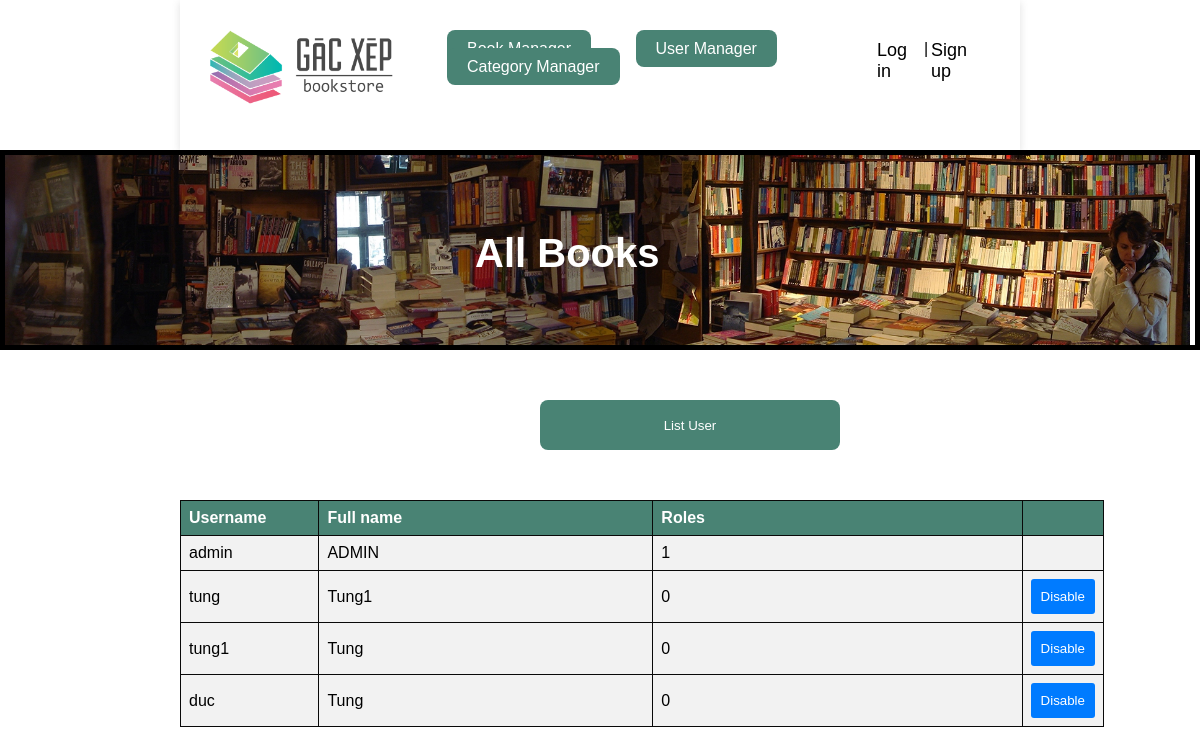
The app's page /FontEndBTEC/FontEndBTEC/userManager.php with its own data.
### tables this page shows
CREATE TABLE `user` (
  `UserID` int(11) NOT NULL,
  `UserName` varchar(50) NOT NULL,
  `UserFullName` varchar(100) NOT NULL,
  `UserPassword` varchar(100) NOT NULL,
  `UserRole` int(11) NOT NULL
);

### FontEndBTEC/FontEndBTEC/userManager.php (the view, shortened to what this page needs)
<!DOCTYPE html>
<html lang="en">
<head>
    <link rel="stylesheet" href="CSS/index.css">
</head>
<body>
    <div id="header">
        <div class="logo">
            <a href="admin.php">
                <img src="IMG/logo.webp" width="200px" alt="">
            </a>
        </div>
        <div class="search">
            <a class="adminBtn" href="admin.php">Book Manager</a>
            <a class="adminBtn" href="userManager.php">User Manager</a>
            <a class="adminBtn" href="categoryManager.php">Category Manager</a>
        </div>
        <div class="actionUser">
            <?php
            if (!isset($_SESSION['username'])) {
                echo "
                <a href='login.php'>Log in</a>
                <p>|</p>
                <a href='signup.php'>Sign up</a>";
            }
            ?>
        </div>
    </div>
    <div class="imgTitle">
        <img src="IMG/bg_breadcrumb.jpg" alt="">
        <h2>All Books</h2>
    </div>
    <button id="popup-btn" style="width: 300px; height: 50px; margin-left: 45%; margin-top: 50px;
    border-radius: 8px; background-color: #498374; color: white; border: none">List User</button>
    <div style="margin-bottom: 50px;" id="content">
    <table>
                <thead>
                    <tr>
                        <th style="background-color: #498374; color: white;">Username</th>
                        <th style="background-color: #498374; color: white;">Full name</th>
                        <th style="background-color: #498374; color: white;">Roles</th>
                        <th style="background-color: #498374; color: white;"></th>
                    </tr>
                </thead>
                <tbody>
                    <?php
                    $connect = mysqli_connect('localhost', 'root', '', 'bookstore');
                    $sql = "SELECT * FROM user";
                    $result = mysqli_query($connect, $sql);
                    while ($row_product = mysqli_fetch_array($result)) {
                        $user_id = $row_product['UserID'];
                        $user_name = $row_product['UserName'];
                        $fullname = $row_product['UserFullName'];
                        $roles = $row_product['UserRole'];
                        if ($roles == 0) {
                            echo "
                            <tr>
                            <td style='width: 15%'>$user_name</td>
                            <td>$fullname</td>
                            <td style='width: 40%;'>$roles</td>
                            <td style='width: 5%;'>
                            <form action='userManager.php' method='post'>
                            <input type='text' name='dis' value='$user_id' hidden>
                            <input type='text' name='role' value='$roles' hidden>
                            <button name='disable' type='submit'>Disable</button></td>
                            </form>
                            </tr>
                        ";
                        }
                        if ($roles == 1) {
                            echo "
                            <tr>
                            <td style='width: 15%'>$user_name</td>
                            <td>$fullname</td>
                            <td style='width: 40%;'>$roles</td>
                            <td style='width: 5%;'>
                            </tr>";
                        }
                    }
                    ?>
                </tbody>
            </table>
    </div>
</body>
</html>

### FontEndBTEC/FontEndBTEC/userManager.php (style rules this page uses)
button[type="submit"] { padding: 10px; background-color: #007bff; color: #fff; border: none; border-radius: 3px; cursor: pointer; }
.adminBtn { margin-right: 20px; margin-left: 20px; background-color: #498374; color: white; padding: 10px 20px; border-radius: 8px; }
table { border-collapse: collapse; width: 100%; }
th, td { border: 1px solid #090909; padding: 8px; text-align: left; }
th { background-color: #f2f2f2; font-weight: bold; }
tr:nth-child(even) { background-color: #f2f2f2; }
tr:nth-child(odd) { background-color: #f2f2f2; }
img { max-width: 100%; height: auto; }

### records on screen
user: UserName "admin", UserFullName "ADMIN", UserRole "1"
user: UserName "tung", UserFullName "Tung1", UserRole "0"
user: UserName "tung1", UserFullName "Tung", UserRole "0"
user: UserName "duc", UserFullName "Tung", UserRole "0"
